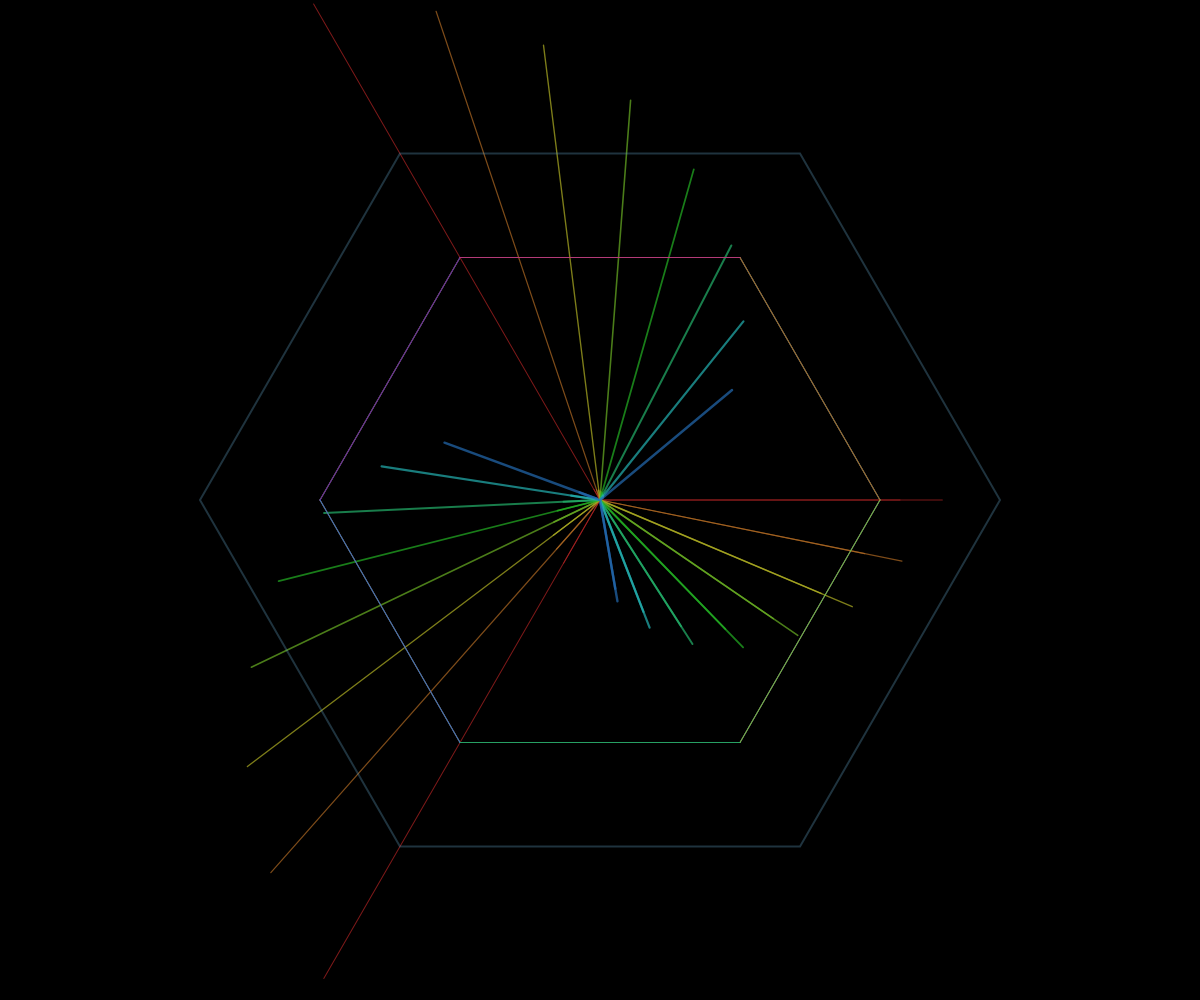
Frame 1 (no input)
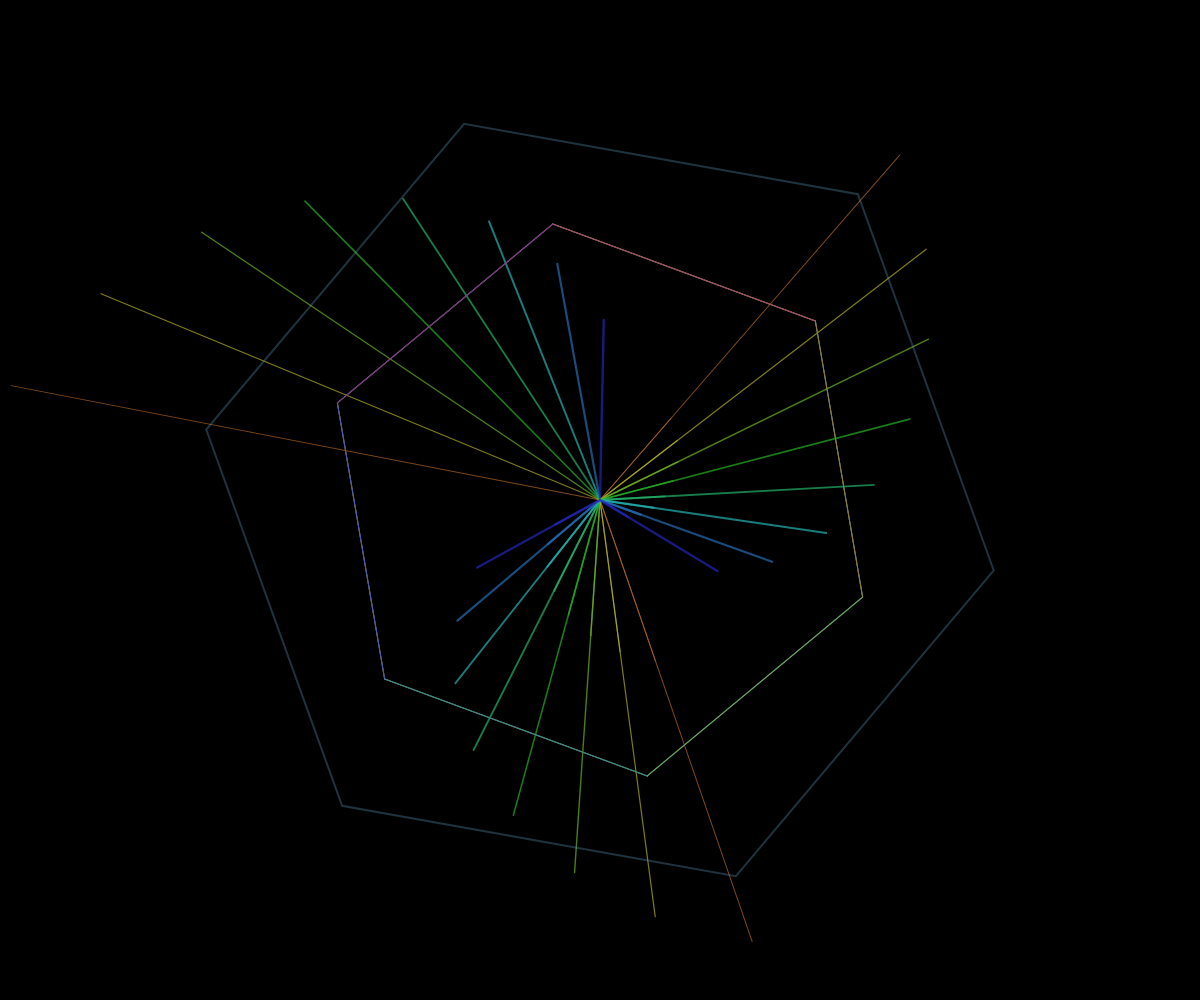
Frame 60 (no input)
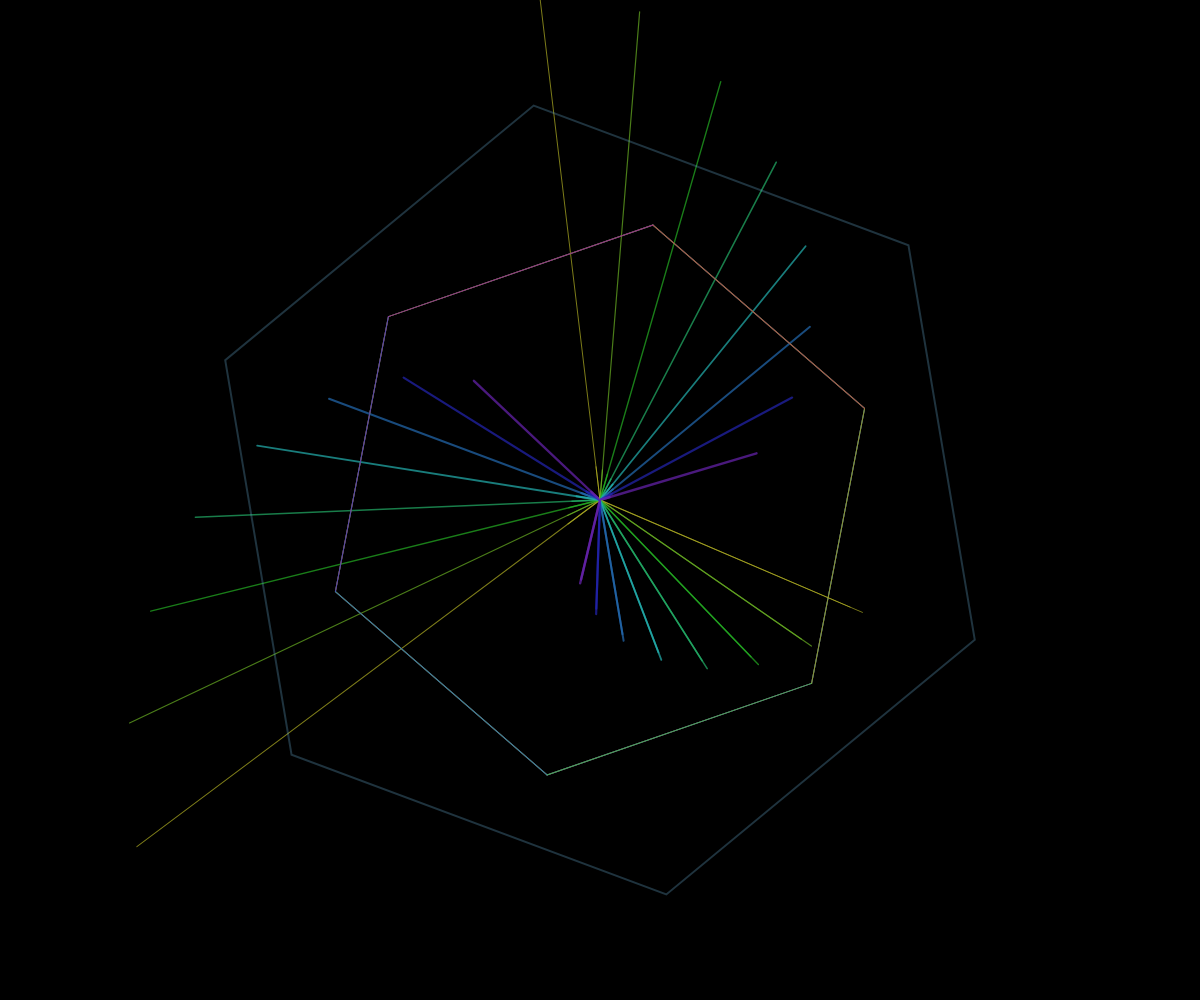
Frame 120 (the mouse pressed at the canvas centre since frame 60)

The p5.js sketch that drew these frames (run headless with seeded random() and noise() and a simulated clock; from frame 60 on, the mouse is pressed at the canvas centre):

// p5.js sketch
// ── sketch.js
let time = 0;

function setup() {
  createCanvas(windowWidth, windowHeight);
  colorMode(HSB, 360, 100, 100, 1);
}

function draw() {
  background(0);
  translate(width / 2, height / 2);
  
  // Create kaleidoscope effect with hexagonal boundary
  let hexRadius = min(width, height) * 0.4;
  let numSweeps = 6;
  
  // Rotate the whole pattern slowly
  rotate(time * 0.001);
  
  for (let i = 0; i < numSweeps; i++) {
    push();
    
    // Rotate each sweep
    rotate(TWO_PI / numSweeps * i);
    
    // Draw sweeping lines
    let sweepAngle = time * 0.02 + i * TWO_PI / numSweeps;
    let sweepLength = map(sin(time * 0.01 + i), -1, 1, 0, hexRadius * 1.5);
    
    // Draw multiple layers of lines
    for (let j = 0; j < 8; j++) {
      let layerAngle = sweepAngle + j * 0.2;
      let layerLength = sweepLength * (1 - j * 0.1);
      
      stroke((time * 0.5 + j * 30) % 360, 80, 70, 0.7);
      strokeWeight(1 + j * 0.2);
      
      // Draw line from center outward
      let x1 = 0;
      let y1 = 0;
      let x2 = cos(layerAngle) * layerLength;
      let y2 = sin(layerAngle) * layerLength;
      
      line(x1, y1, x2, y2);
    }
    
    // Draw intersecting lines within hexagon
    for (let j = 0; j < 6; j++) {
      let angle1 = TWO_PI / 6 * j + time * 0.005;
      let angle2 = TWO_PI / 6 * (j + 1) + time * 0.005;
      
      let x1 = cos(angle1) * hexRadius * 0.7;
      let y1 = sin(angle1) * hexRadius * 0.7;
      let x2 = cos(angle2) * hexRadius * 0.7;
      let y2 = sin(angle2) * hexRadius * 0.7;
      
      stroke((time * 0.3 + j * 60) % 360, 90, 80, 0.5);
      strokeWeight(1);
      line(x1, y1, x2, y2);
    }
    
    pop();
  }
  
  // Draw hexagonal boundary
  noFill();
  stroke(200, 50, 80, 0.3);
  strokeWeight(2);
  beginShape();
  for (let i = 0; i < 6; i++) {
    let angle = TWO_PI / 6 * i + time * 0.002;
    let x = cos(angle) * hexRadius;
    let y = sin(angle) * hexRadius;
    vertex(x, y);
  }
  endShape(CLOSE);
  
  time++;
}

function windowResized() {
  resizeCanvas(windowWidth, windowHeight);
}
